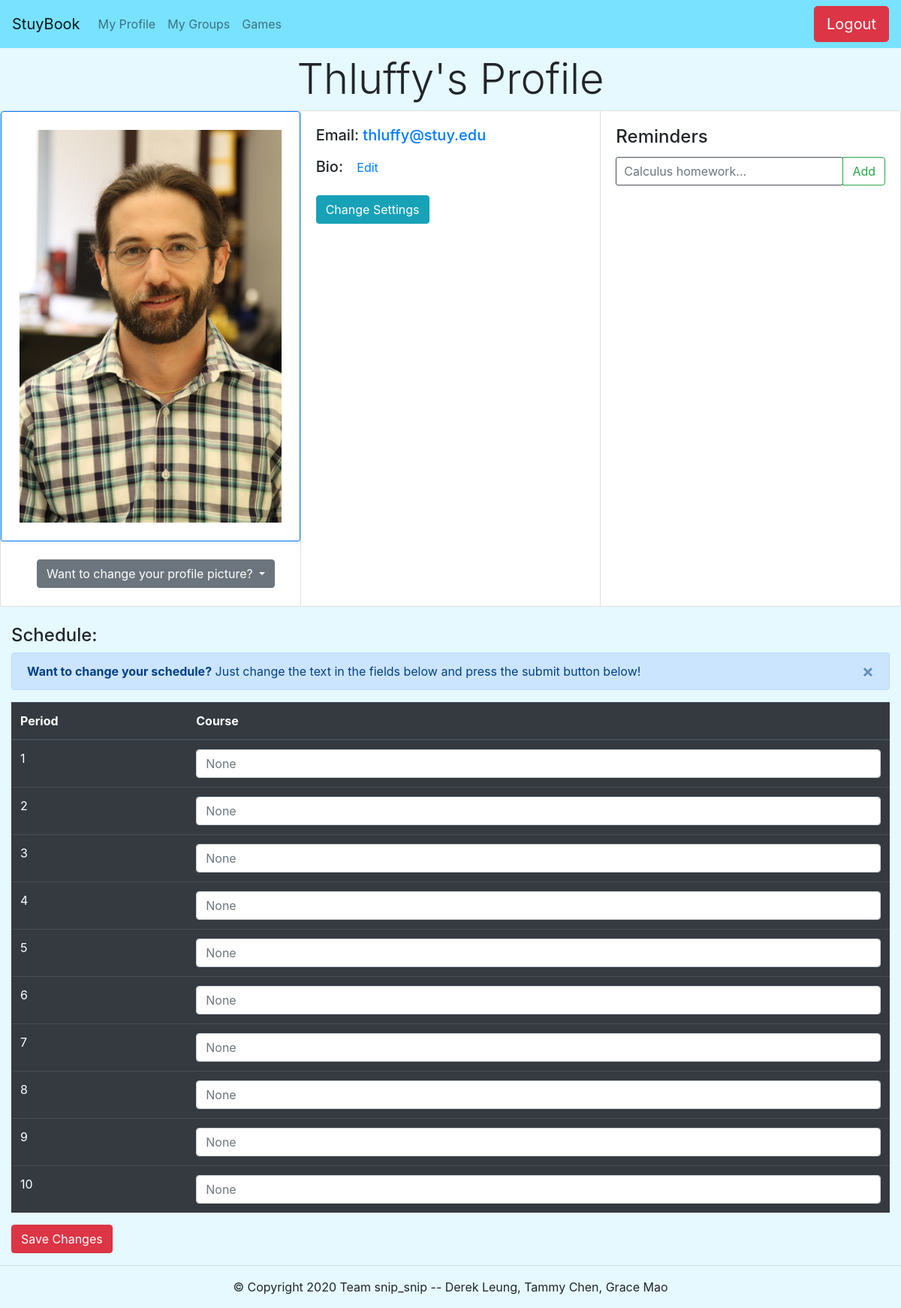
The page /myprofile (signed in) on the database its author committed.
### tables this page shows
CREATE TABLE users (userID INTEGER PRIMARY KEY, email TEXT, username TEXT, password TEXT, displayName TEXT, image TEXT, bio TEXT);

### app.py (the view)
@app.route("/myprofile")
def profile():
    if "userID" not in session:
        return redirect(url_for('login'))
    if "registered" in session:
        message = True
        session.pop("registered")
    else:
        message = False
    c.execute("SELECT username, displayName, image, email, bio FROM users WHERE userID = '{}'".format(session['userID']))
    bruh = c.fetchone()
    schedule = getSchedule(c, session["userID"])
    remlist = getReminders(c, session["userID"])
    return render_template('profile.html', username = bruh[0],
                                           displayName = bruh[1],
                                           schedule = schedule,
                                           image = bruh[2],
                                           email = bruh[3],
                                           bio = bruh[4], message=message, reminders=remlist)

### utl/dbfunc.py (called while the page is built)
def getReminders(c,userID):
    c.execute("SELECT reminder FROM reminders WHERE userID = %s" % userID)
    return(c.fetchall())

def unblob(stuff):
    return marshal.loads(stuff)

def getSchedule(c,userID):
    c.execute("SELECT schedule FROM schedules WHERE scheduleID = '{}'".format(userID))
    return unblob(c.fetchall()[0][0])

### templates/profile.html (shortened to what this page needs)
{% extends "basenav.html" %}
{% block body %}
<div class="container p-2 text-center display-4">
  {{displayName}}'s Profile
</div>
<div class="card-group">
  <div class="card">
    <img class = "card-img shadow-sm p-4 mb-4 bg-white border border-primary rounded-top" src="{{image}}">
    <div class="dropdown">
  <button class="btn btn-secondary dropdown-toggle ml-5"
          type="button" id="dropdownMenu1" data-toggle="dropdown"
          aria-haspopup="true" aria-expanded="false">
    Want to change your profile picture?
  </button> <br><br>
</div>
  </div>
  <div class="card">
    <div class="card-body">
      <h5 class="card-title "> Email:
        <a href = "mailto: {{email}}">{{email}}</a>
      </h5>
        <h5> Bio: <button class="btn btn-link pb-2" id="editbio">Edit</button> </h5>
      <a href="/settings" class="btn btn-info">Change Settings</a>
    </div>
  </div>
  <div class="card">
    <div class="card-body">
      <div id="reminder-heading">
        <h4 class="card-title">Reminders</h4>
          <div class="input-group mb-3" id="salad">
            <input class="form-control" id="myInput" placeholder="Calculus homework...">
            <div class="input-group-append">
                <button class="btn btn-outline-success" type="submit" onclick="addRem()">Add</button>
            </div>
          </div>
      </div>
    </div>
  </div>
</div>
<br>
<div class="container-fluid">
  <h4>Schedule:</h4>
  <div class="alert alert-primary alert-dismissible fade show" role="alert">
    <button type="button" class="close" data-dismiss="alert" aria-label="Close">
      <span aria-hidden="true">&times;</span>
    </button>
    <strong>Want to change your schedule?</strong> Just change the text in the fields below and press the submit button below!
  </div>
  <form action="/update_schedule" method="POST">
    <div class="form-group">
      <table class="table table-dark">
        <thead>
          <tr>
            <th scope="col">Period</th>
            <th scope="col">Course</th>
          </tr>
        </thead>
        <tbody>
          {% for i in schedule %}
          <tr>
            <td> {{ loop.index }} </td>
            <td>
              <input class="form-control" name="period{{loop.index}}" placeholder="{{i}}">
            </td>
          </tr>
          {% endfor %}
        </tbody>
      </table>
      <button type="submit" class="btn btn-danger">Save Changes</button>
    </div>
  </form>
</div>
{% endblock %}

### static/customcss/style.css (style rules this page uses)
body { background-color: #E5F9FF; }
img { max-width:100%; max-height:100%; height: auto; width: auto; object-fit: cover; }
#myInput { margin: 0; border-color: black; border-radius: 3px; border: solid 1px; width: 75%; padding: 10px; float: left; font-size: 16px; }

### rows shown on the page
users: displayName "Thluffy", image (picture), email "thluffy@stuy.edu"
